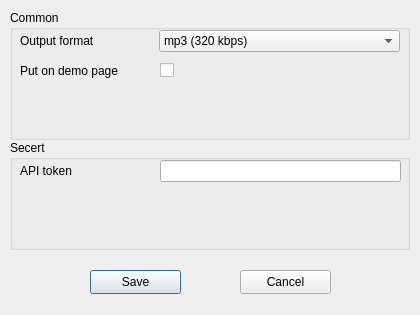
<?xml version="1.0" encoding="UTF-8"?>
<ui version="4.0">
 <class>Dialog</class>
 <widget class="QDialog" name="Dialog">
  <property name="geometry">
   <rect>
    <x>0</x>
    <y>0</y>
    <width>420</width>
    <height>315</height>
   </rect>
  </property>
  <property name="windowTitle">
   <string>Settings</string>
  </property>
  <widget class="QGroupBox" name="groupBoxCommon">
   <property name="geometry">
    <rect>
     <x>10</x>
     <y>10</y>
     <width>400</width>
     <height>130</height>
    </rect>
   </property>
   <property name="title">
    <string>Common</string>
   </property>
   <widget class="QLabel" name="labelOutputformat">
    <property name="geometry">
     <rect>
      <x>10</x>
      <y>20</y>
      <width>141</width>
      <height>22</height>
     </rect>
    </property>
    <property name="text">
     <string>Output format</string>
    </property>
   </widget>
   <widget class="QComboBox" name="comboBoxOutputFormat">
    <property name="geometry">
     <rect>
      <x>149</x>
      <y>20</y>
      <width>241</width>
      <height>22</height>
     </rect>
    </property>
    <item>
     <property name="text">
      <string>mp3 (320 kbps)</string>
     </property>
    </item>
    <item>
     <property name="text">
      <string>wav (uncompressed)</string>
     </property>
    </item>
    <item>
     <property name="text">
      <string>flac (lossless)</string>
     </property>
    </item>
    <item>
     <property name="text">
      <string>m4a (lossy)</string>
     </property>
    </item>
   </widget>
   <widget class="QCheckBox" name="checkBoxIsDemo">
    <property name="geometry">
     <rect>
      <x>150</x>
      <y>50</y>
      <width>111</width>
      <height>21</height>
     </rect>
    </property>
    <property name="text">
     <string/>
    </property>
   </widget>
   <widget class="QLabel" name="labelIsDemo">
    <property name="geometry">
     <rect>
      <x>10</x>
      <y>50</y>
      <width>141</width>
      <height>22</height>
     </rect>
    </property>
    <property name="text">
     <string>Put on demo page</string>
    </property>
   </widget>
  </widget>
  <widget class="QGroupBox" name="groupBoxSecert">
   <property name="geometry">
    <rect>
     <x>10</x>
     <y>140</y>
     <width>400</width>
     <height>110</height>
    </rect>
   </property>
   <property name="title">
    <string>Secert</string>
   </property>
   <widget class="QLabel" name="labelAPI">
    <property name="geometry">
     <rect>
      <x>10</x>
      <y>20</y>
      <width>91</width>
      <height>22</height>
     </rect>
    </property>
    <property name="text">
     <string>API token</string>
    </property>
   </widget>
   <widget class="QLineEdit" name="lineEditAPI">
    <property name="geometry">
     <rect>
      <x>150</x>
      <y>20</y>
      <width>241</width>
      <height>22</height>
     </rect>
    </property>
   </widget>
  </widget>
  <widget class="QPushButton" name="pushButtonSave">
   <property name="geometry">
    <rect>
     <x>90</x>
     <y>270</y>
     <width>91</width>
     <height>24</height>
    </rect>
   </property>
   <property name="text">
    <string>Save</string>
   </property>
  </widget>
  <widget class="QPushButton" name="pushButtonCancel">
   <property name="geometry">
    <rect>
     <x>240</x>
     <y>270</y>
     <width>91</width>
     <height>24</height>
    </rect>
   </property>
   <property name="text">
    <string>Cancel</string>
   </property>
  </widget>
 </widget>
 <resources/>
 <connections/>
</ui>
